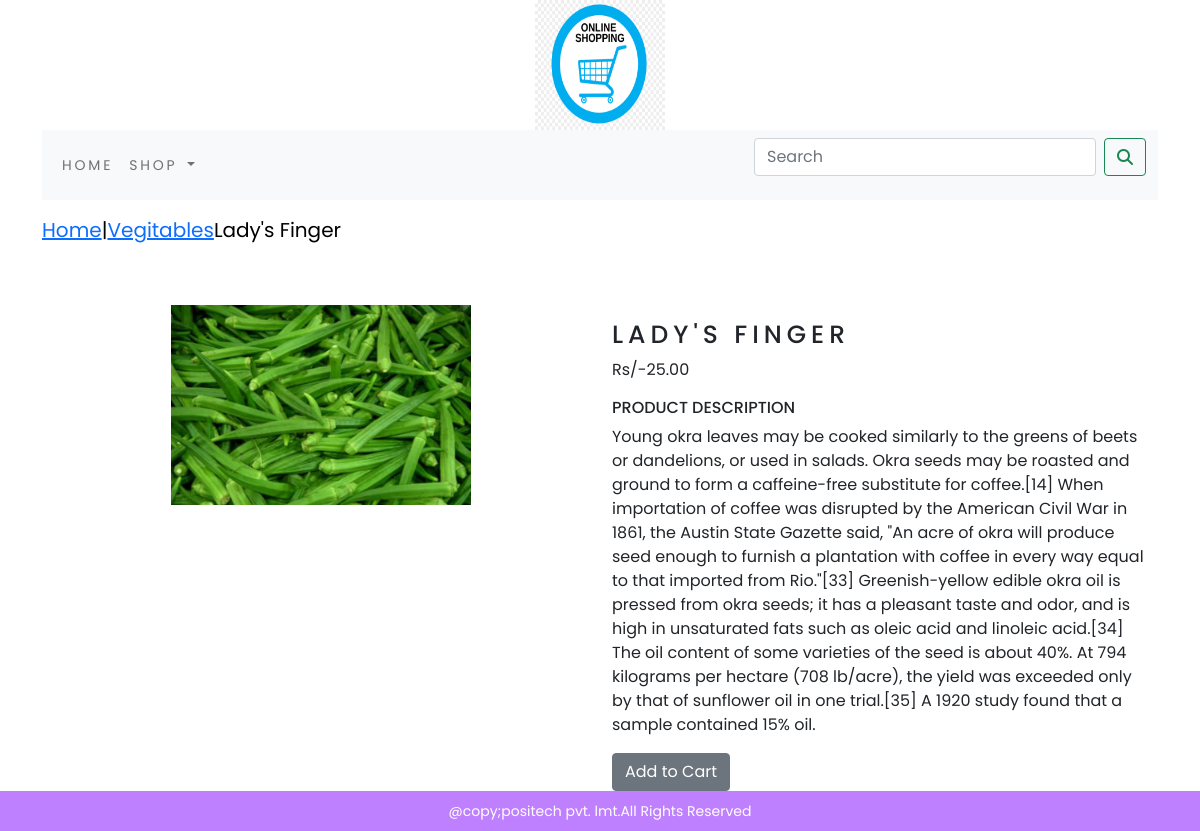
/shop/vegitables/ladys-finger/, run on the app's committed database.
### shop/models.py (models this page shows, shortened)
class product(models.Model):
    name=models.TextField(max_length=250,unique=True)
    slug=models.SlugField(max_length=250,unique=True)
    desc=models.TextField(blank=True)
    price=models.DecimalField(decimal_places=2,max_digits=10)
    category=models.ForeignKey(category,on_delete=models.CASCADE)
    img=models.ImageField(upload_to='products',blank=True)
    stock=models.IntegerField()
    available=models.BooleanField(default=True)
    created=models.DateTimeField(auto_now_add=True)
    updated=models.DateTimeField(auto_now=True)
    class Meta:
        ordering = ('name',)
        verbose_name = 'product'
        verbose_name_plural = 'products'

class category(models.Model):
    name=models.CharField(max_length=250,unique=True)
    slug=models.SlugField(max_length=250,unique=True)
    desc=models.TextField(blank=True)
    img=models.ImageField(upload_to='category',blank=True)
    class Meta:
        ordering=('name',)
        verbose_name='category'
        verbose_name_plural='categories'
    def get_url(self):
        return reverse('shop:product_by_category',args=[self.slug])
    def __str__(self):
        return '{}'.format(self.name)

### shop/views.py (the view)
# urls.py: path('<slug:c_slug>/<slug:product_slug>/', views.productdetail, name='prod_cat_detail')
def productdetail(request,c_slug,product_slug):
    try:
        p=product.objects.get(category__slug=c_slug,slug=product_slug)
    except Exception as e:
        raise e
    return render(request,'product.html',{'product':p})

### cart/context_processors.py (called while the page is built)
def counter(request):
    item_count=0
    if 'admin' in request.path:
        return {}
    else:
        try:
            cart1 = cart.objects.filter(cart_id=_cart_id(request))
            cart_items = cartitem.objects.all().filter(carts=cart1[:1])
            for cart_item in cart_items:
                item_count += cart_item.quantity
        except cart.DoesNotExist:
            item_count=0
    return dict(item_count=item_count)

### cart/views.py (called while the page is built)
def _cart_id(request):
     cart1=request.session.session_key
     if not cart1:
          cart1=request.session.create()
     return cart1

### shop/context_processors.py (called while the page is built)
def menu_links(request):
    links=category.objects.all()
    return dict(links=links)

### templates/product.html (shortened to what this page needs)
{% extends 'base.html' %}
{% load static %}
{% block content %}
<div class="row my_prod_row_class">
    <div class="mx_auto">
        <p><a href="{% url 'shop:allproducts' %}">Home</a>|<a href="{{product.category.get_url}}">{{product.category}}</a>{{product.name}}</p>
    </div>
</div>
<br>
<div class="container">
    <div class="row">
        <div class="col-12 col-sm-12 col-md-12 col-lg-6 text-center">
             <img src="{{product.img.url}}" alt="{{product.name}}" height="200" width="300">
        </div>
        <div class="col-12 col-sm-12 col-md-12 col-lg-6">
            <div>
            <h1 class="my-prod_title">{{product.name}}</h1>
            <p>Rs/-{{product.price}}</p>
            <h6 class="my_title">Product Description</h6>
            <p class="text-justify my_prod_text">{{product.desc}}</p>
            {% if product.stock <= 0 %}
            <h3 class="text-justify my_prod_text">Out of Stock</h3>
            {% else %}
            <a class="btn btn-secondary" href="{% url 'cart:add_cart' product.id %}">Add to Cart</a>
            {% endif %}
        </div>
    </div>
</div>
</div>
{% endblock %}

### static/css/custom12.css (style rules this page uses)
body { font-family: 'Poppins', sans-serif; background-color: white; }
.my_title { font-size:16px; text-transform:uppercase; letter_spacing:.2em; }
.my_prod_row_class { padding-top:15px; padding-bottom:20px; }
.my_prod_row_class .mx_auto { color:#000; font-size:20px; text-decoration:none; }
.my-prod_title { font-size:25px; letter-spacing:.2em; padding-top:15px; text-transform:uppercase; }

### data on the page
product: category "Vegitables", name "Lady's Finger", img (picture), name "LADY'S FINGER", price "25.00", desc "Young okra leaves may be cooked similarly to the greens of beets or dandelions, or used in salads. Okra seeds may be roasted and ground to form a caffeine-free substitute for coffee.[14] When importation of coffee was disrupted by the American Civil War in 1861, the Austin State Gazette said, \"An acre of okra will produce seed enough to furnish a plantation with coffee in every way equal to that imported from Rio.\"[33] Greenish-yellow edible okra oil is pressed from okra seeds; it has a pleasant taste and odor, and is high in unsaturated fats such as oleic acid and linoleic acid.[34] The oil content of some varieties of the seed is about 40%. At 794 kilograms per hectare (708 lb/acre), the…"
